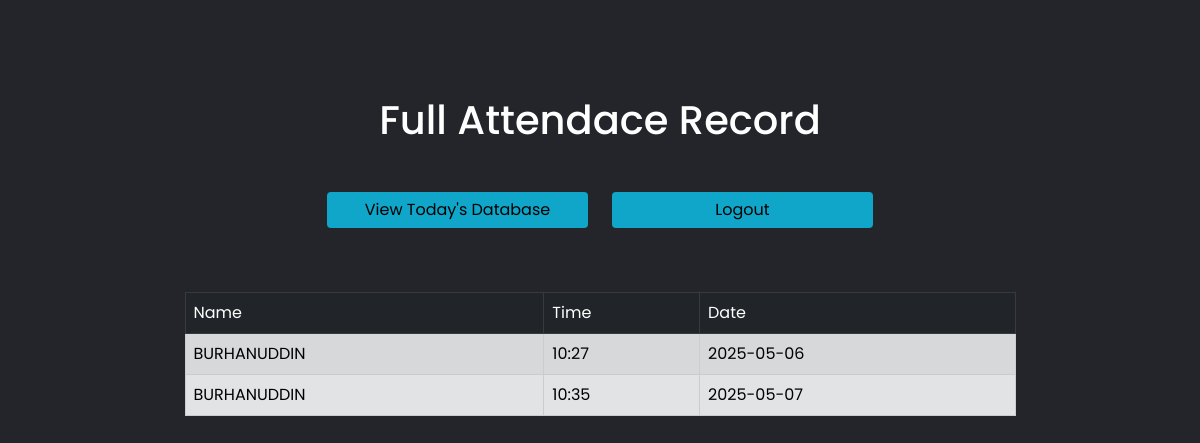
Page /whole on the earlier database version.
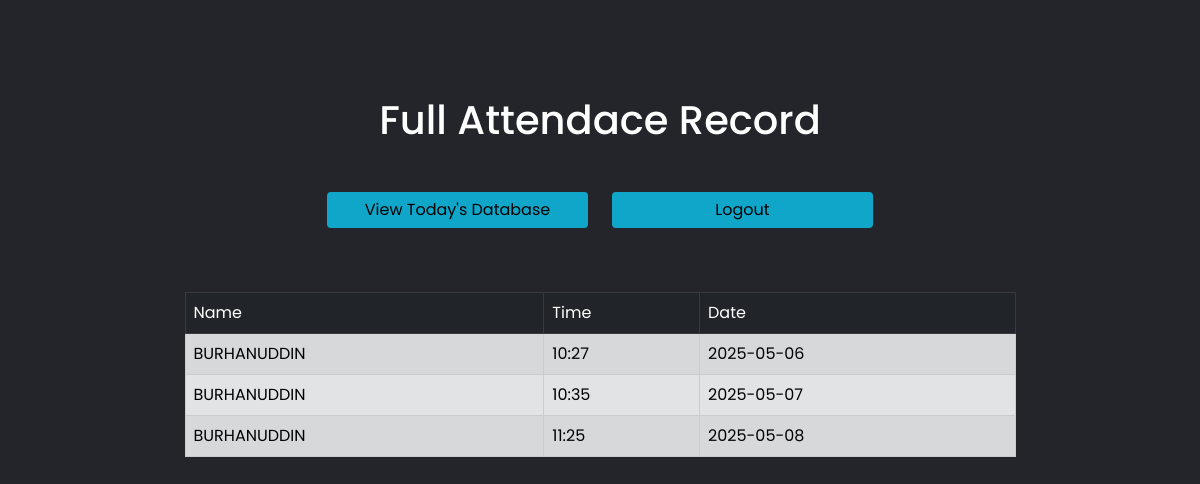
Same page on the later database version.
### tables this page shows
CREATE TABLE Attendance 
        (NAME TEXT, Time TEXT, Date TEXT, UNIQUE(NAME, Date));

### app.py (the view)
@app.route('/whole',methods=["GET","POST"])
def whole():
    today=date.today()
    conn = sqlite3.connect('information.db')
    conn.row_factory = sqlite3.Row
    cur = conn.cursor()
    cursor = cur.execute("SELECT DISTINCT NAME,Time, Date from Attendance")
    rows=cur.fetchall()
    return render_template('AttendanceList.html',rows=rows)

### templates/AttendanceList.html (shortened to what this page needs)
<!doctype html>
<html lang="en">
<head>
  <link href="https://cdn.jsdelivr.net/npm/bootstrap@5.0.2/dist/css/bootstrap.min.css" rel="stylesheet"
>
  <link rel="stylesheet" href="{{ url_for('static', filename='css/style.css') }}">
</head>
<body>
    <div class="container">
        <h1 class="text-center pt-5 mt-5 mb-5 text-white">Full Attendace Record</h1>
        <div class="row mb-5 justify-content-center">
            <div class="col-md-3">
                <form class="mb-3 w-100" action="/data" method="post">
                    <button class="btn btn-primary blue-btn w-100">View Today's Database</button>
                </form>
            </div>
            <div class="col-md-3">
                <form class="mb-3 w-100" action="/" method="GET">
                    <button class="btn btn-primary blue-btn w-100">Logout</button>
                </form>
            </div>
        </div>
        <div class="row justify-content-center">
            <div class="col-md-9">
                <table class="table table-secondary table-striped table-bordered table-hover mb-5" >
                    <thead class="table-dark">
                        <td>Name</td>
                        <td>Time</td>
                        <td>Date</td>
                    </thead>
                    <tbody>
                        {% for row in rows %}
                            <tr>
                                <td>{{row["NAME"]}}</td>
                                <td>{{row["Time"]}}</td>
                                <td>{{row["Date"]}}</td>
                            </tr>
                        {% endfor %}
                    </tbody>
                </table>
            </div>
        </div>
    </div>
</body>
</html>

### static/css/style.css (style rules this page uses)
* { margin: 0; padding: 0; box-sizing: border-box; font-family: "Poppins", sans-serif; }
body { background: #23252a; }
.blue-btn { background-color: #0fa6c9 !important; color: black !important; border: white !important; }

Differences in the rows shown:
added Attendance: NAME "BURHANUDDIN", Time "11:25", Date "2025-05-08"
